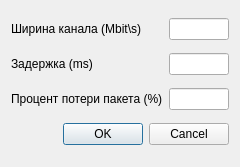
<?xml version="1.0" encoding="UTF-8"?>
<ui version="4.0">
 <class>LinkDialog</class>
 <widget class="QDialog" name="LinkDialog">
  <property name="windowModality">
   <enum>Qt::WindowModality::NonModal</enum>
  </property>
  <property name="geometry">
   <rect>
    <x>0</x>
    <y>0</y>
    <width>240</width>
    <height>167</height>
   </rect>
  </property>
  <property name="windowTitle">
   <string>Dialog</string>
  </property>
  <property name="windowIcon">
   <iconset resource="../images/img.qrc">
    <normaloff>:/images/link.png</normaloff>:/images/link.png</iconset>
  </property>
  <layout class="QGridLayout" name="gridLayout">
   <item row="0" column="0">
    <widget class="QLabel" name="lblBandwidth">
     <property name="text">
      <string>Ширина канала (Mbit\s)</string>
     </property>
    </widget>
   </item>
   <item row="0" column="1">
    <widget class="QLineEdit" name="txtBandwidth"/>
   </item>
   <item row="1" column="0">
    <widget class="QLabel" name="lblDelay">
     <property name="text">
      <string>Задержка (ms)</string>
     </property>
    </widget>
   </item>
   <item row="1" column="1">
    <widget class="QLineEdit" name="txtDelay"/>
   </item>
   <item row="2" column="0">
    <widget class="QLabel" name="lblPacketLoss">
     <property name="text">
      <string>Процент потери пакета (%)</string>
     </property>
    </widget>
   </item>
   <item row="2" column="1">
    <widget class="QLineEdit" name="txtPacketLoss"/>
   </item>
   <item row="3" column="0" colspan="2">
    <widget class="QDialogButtonBox" name="buttonBox">
     <property name="orientation">
      <enum>Qt::Orientation::Horizontal</enum>
     </property>
     <property name="standardButtons">
      <set>QDialogButtonBox::StandardButton::Cancel|QDialogButtonBox::StandardButton::Ok</set>
     </property>
    </widget>
   </item>
  </layout>
 </widget>
 <resources>
  <include location="../images/img.qrc"/>
 </resources>
 <connections>
  <connection>
   <sender>buttonBox</sender>
   <signal>accepted()</signal>
   <receiver>LinkDialog</receiver>
   <slot>accept()</slot>
   <hints>
    <hint type="sourcelabel">
     <x>248</x>
     <y>254</y>
    </hint>
    <hint type="destinationlabel">
     <x>157</x>
     <y>274</y>
    </hint>
   </hints>
  </connection>
  <connection>
   <sender>buttonBox</sender>
   <signal>rejected()</signal>
   <receiver>LinkDialog</receiver>
   <slot>reject()</slot>
   <hints>
    <hint type="sourcelabel">
     <x>316</x>
     <y>260</y>
    </hint>
    <hint type="destinationlabel">
     <x>286</x>
     <y>274</y>
    </hint>
   </hints>
  </connection>
 </connections>
</ui>
